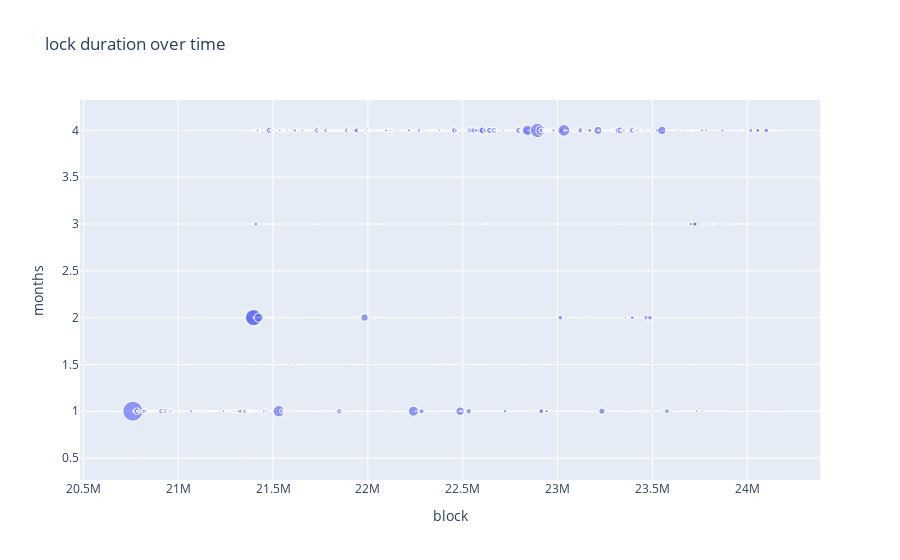

Notebook code cell kept with this figure:
### Code cell
import plotly.express as px
import plotly.io as pio

pio.templates.default = None

px.scatter(df, x="block", y="months", size="toke", title="lock duration over time")

### Figure 1 — Plotly figure (JSON) as saved in the notebook; plotly's stock layout.template omitted (floating-point values rounded to 4 significant figures; data arrays with more than 128 entries replaced by an {"elided": "..."} marker saying what was removed)
{"data": [{"hovertemplate": "block=%{x}<br>months=%{y}<br>toke=%{marker.size}<extra></extra>", "legendgroup": "", "marker": {"color": "#636efa", "size": {"elided": "2194 float values"}, "sizemode": "area", "sizeref": 2893.0, "symbol": "circle"}, "mode": "markers", "name": "", "showlegend": false, "type": "scattergl", "x": {"elided": "2194 int values"}, "xaxis": "x", "y": {"elided": "2194 float values"}, "yaxis": "y"}], "layout": {"legend": {"itemsizing": "constant", "tracegroupgap": 0}, "title": {"text": "lock duration over time"}, "xaxis": {"anchor": "y", "domain": [0, 1], "title": {"text": "block"}}, "yaxis": {"anchor": "x", "domain": [0, 1], "title": {"text": "months"}}}}
